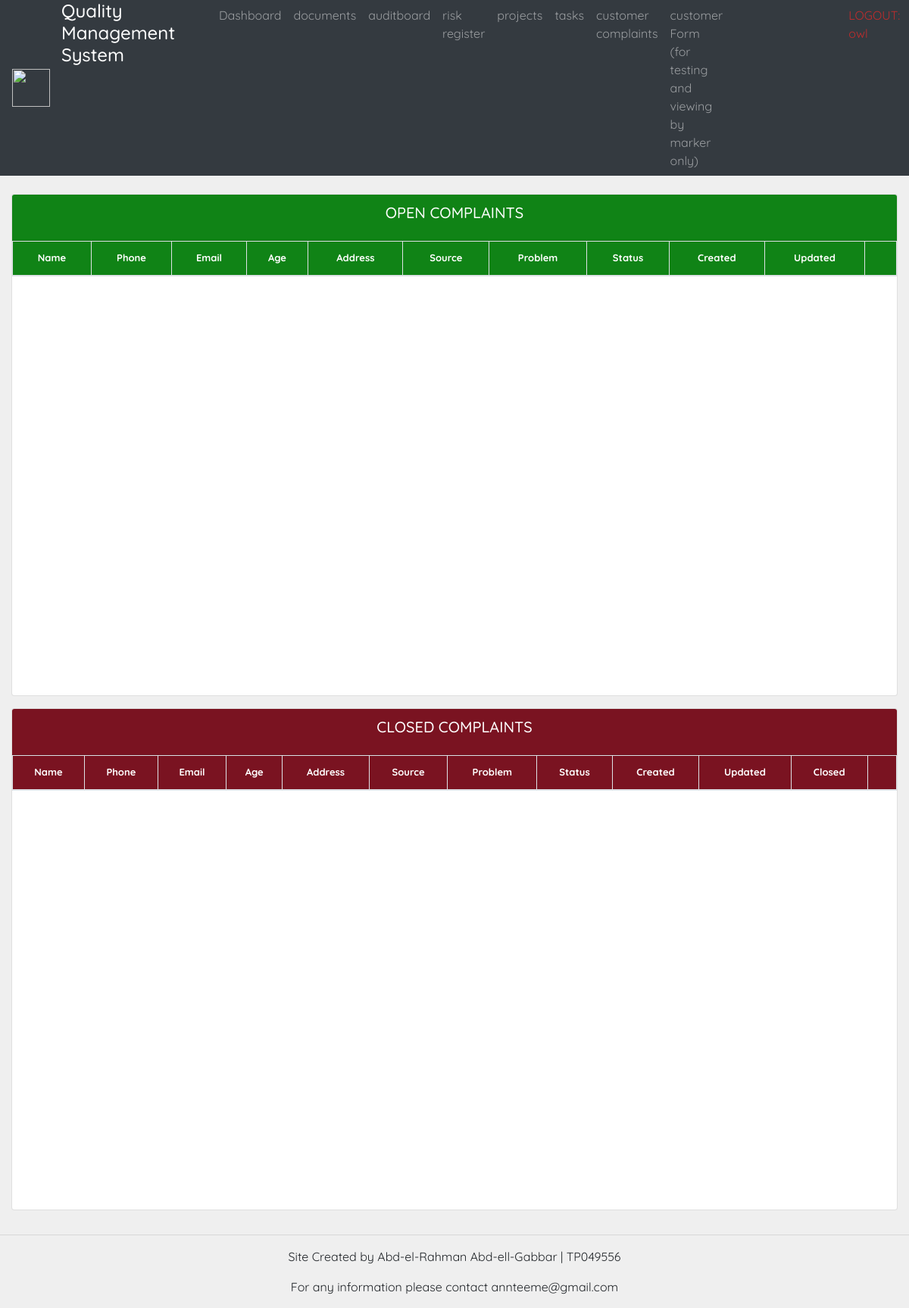
/customercomplaints/ (signed in), run on an earlier commit of the app's database.
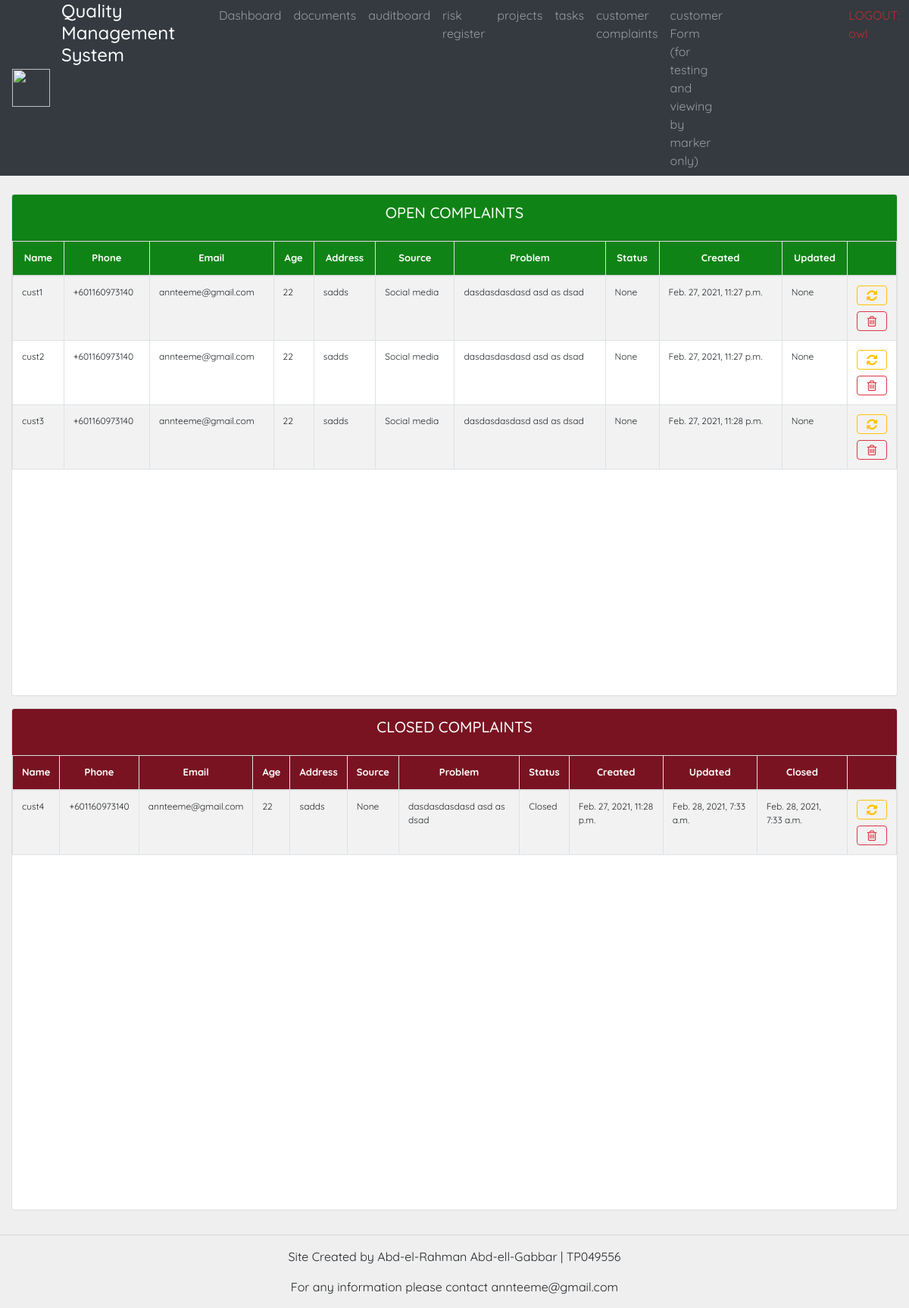
And on a later commit of the database.
### custs/models.py (models this page shows, shortened)
class Customer(models.Model):
    SOURCE_CHOICES =(
        ('Blog', 'Blog'),
        ('Social media', 'Social media'),
        ('Friend', 'Friend'),
        ('Google search', 'Google search'),
        ('Product package', 'Product package'),
        ('Company Employee', 'Company Employee'),
    )
    STATUS_CHOICE =(
        ('Open', 'Open'),
        ('In progress', 'In progress'),
        ('Closed', 'Closed'),
    )
    name = models.CharField(max_length=255)
    phone = models.CharField(max_length=255)
    email = models.EmailField(max_length=255)
    age = models.IntegerField(default=0, null=True, blank=True)
    address = models.CharField(max_length=255, null=True, blank=True)
    status = models.CharField(choices=STATUS_CHOICE, max_length=250, null=True, blank=True)
    source = models.CharField(choices=SOURCE_CHOICES, max_length=250, null=True, blank=True)
    problem = models.TextField(max_length=1000, null=False)
    dateCreated = models.DateTimeField(auto_now_add=True)
    dateUpdated = models.DateTimeField(null=True, blank=True)
    dateFinished = models.DateTimeField(null=True, blank=True)

### custs/views.py (the view)
# urls.py: path('customercomplaints/', customerComplaints, name= "customerComplaints"),
@login_required(login_url='login')
def customerComplaints(request):
    custs = Customer.objects.all()
    return render(request, 'customer_complaints.html', {'custs': custs})

### custs/templates/customer_complaints.html (shortened to what this page needs)
{%  extends 'Base.html' %}
{% block content %}
<br>
<div class="row ">
	<div class="col">
		<div class="card text-center mb-3">
			<div class="card-header"  id="table-title1">
				<h5 class="card-title">OPEN COMPLAINTS</h5>
			</div>
			<div id="table-short">
				<table class="table table-striped table-bordered projects" style="width: 100%">
					<thead>
						<tr id="table-title1">
							<th>Name</th>
							<th>Phone</th>
							<th>Email</th>
							<th>Age</th>
							<th>Address</th>
							<th>Source</th>
							<th>Problem</th>
							<th>Status</th>
							<th>Created</th>
							<th>Updated</th>
							<th></th>
						</tr>
					</thead>
					<tbody id="table-font" >
					{% for c in custs %}
						{% if c.status != 'Closed' %}
						<tr >
							<td>{{c.name}}</td>
							<td>{{c.phone}}</td>
							<td>{{c.email}}</td>
							<td>{{c.age}}</td>
							<td>{{c.address}}</td>
							<td>{{c.source}}</td>
							<td>{{c.problem}}</td>
							<td>{{c.status}}</td>
							<td>{{c.dateCreated}}</td>
							<td>{{c.dateUpdated}}</td>
							<td class="container" style="width: 10px;"><a class="btn btn-outline-warning  btn-block fa fa-refresh fa-lg" aria-hidden="true" href="{% url 'customerUpdate' c.id %}"></a>
								<a class="btn btn-outline-danger  btn-block fa fa-trash-o fa-lg" aria-hidden="true" href="{% url 'customerDelete' c.id %}"></a></td>
							</tr>
						{% endif %}
					{% endfor %}
					</tbody>
				</table>
			</div>
		</div>
	</div>
</div>
<div class="row ">
	<div class="col">
		<div class="card text-center mb-3">
			<div class="card-header"  id="table-title2">
				<h5 class="card-title">CLOSED COMPLAINTS</h5>
			</div>
			<div id="table-short">
				<table class="table table-striped table-bordered projects" style="width: 100%">
					<thead>
						<tr id="table-title2">
							<th>Name</th>
							<th>Phone</th>
							<th>Email</th>
							<th>Age</th>
							<th>Address</th>
							<th>Source</th>
							<th>Problem</th>
							<th>Status</th>
							<th>Created</th>
							<th>Updated</th>
							<th>Closed</th>
							<th></th>
						</tr>
					</thead>
					<tbody id="table-font" >
					{% for c in custs %}
						{% if c.status == 'Closed' %}
						<tr >
							<td>{{c.name}}</td>
							<td>{{c.phone}}</td>
							<td>{{c.email}}</td>
							<td>{{c.age}}</td>
							<td>{{c.address}}</td>
							<td>{{c.source}}</td>
							<td>{{c.problem}}</td>
							<td>{{c.status}}</td>
							<td>{{c.dateCreated}}</td>
							<td>{{c.dateUpdated}}</td>
							<td>{{c.dateFinished}}</td>
							<td class="container" style="width: 10px;"><a class="btn btn-outline-warning  btn-block fa fa-refresh fa-lg" aria-hidden="true" href="{% url 'customerUpdate' c.id %}"></a>
								<a class="btn btn-outline-danger  btn-block fa fa-trash-o fa-lg" aria-hidden="true" href="{% url 'customerDelete' c.id %}"></a></td>
							</tr>
						{% endif %}
					{% endfor %}
					</tbody>
				</table>
			</div>
		</div>
	</div>
</div>
{% endblock %}

What changed in the data, as far as the page shows it:
added Customer: name "cust1", phone "+601160973140", email "annteeme@gmail.com", age "22", address "sadds", source "Social media", problem "dasdasdasdasd asd as dsad", status "None", dateCreated "Feb. 27, 2021, 11:27 p.m.", dateUpdated "None", shown under "OPEN COMPLAINTS"
added Customer: name "cust2", phone "+601160973140", email "annteeme@gmail.com", age "22", address "sadds", source "Social media", problem "dasdasdasdasd asd as dsad", status "None", dateCreated "Feb. 27, 2021, 11:27 p.m.", dateUpdated "None", shown under "OPEN COMPLAINTS"
added Customer: name "cust3", phone "+601160973140", email "annteeme@gmail.com", age "22", address "sadds", source "Social media", problem "dasdasdasdasd asd as dsad", status "None", dateCreated "Feb. 27, 2021, 11:28 p.m.", dateUpdated "None", shown under "OPEN COMPLAINTS"
added Customer: name "cust4", phone "+601160973140", email "annteeme@gmail.com", age "22", address "sadds", source "None", problem "dasdasdasdasd asd as dsad", status "Closed", dateCreated "Feb. 27, 2021, 11:28 p.m.", dateUpdated "Feb. 28, 2021, 7:33 a.m.", dateFinished "Feb. 28, 2021, 7:33 a.m.", shown under "CLOSED COMPLAINTS"
